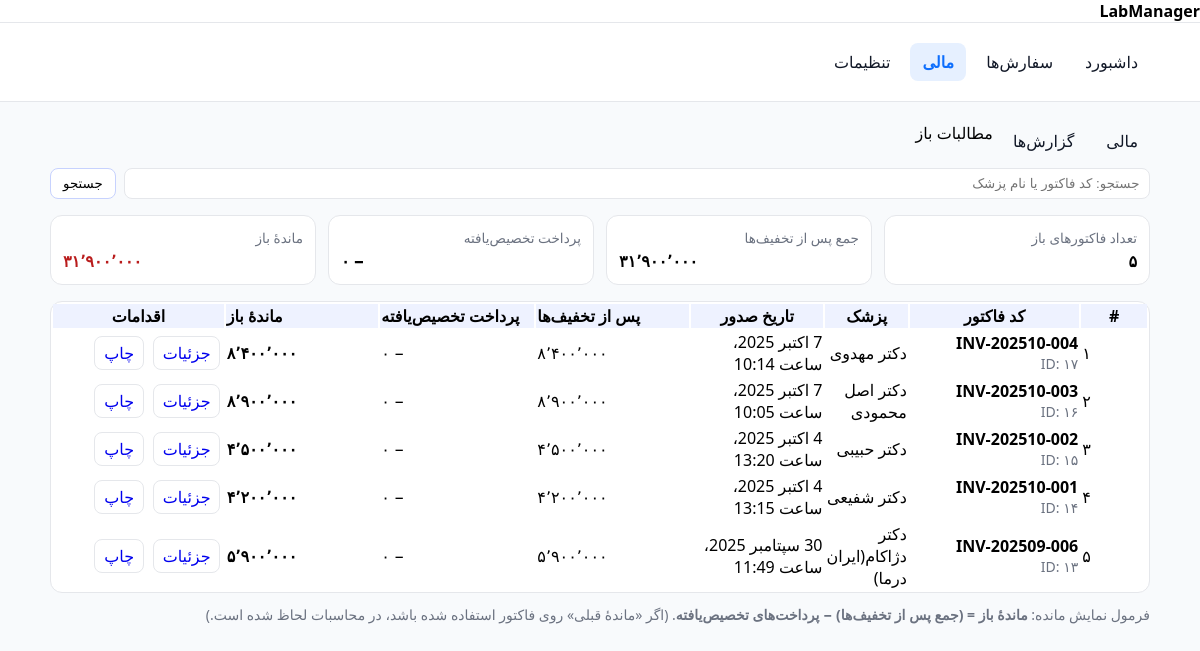
Screenshot of /billing/reports/open/ (signed in) with the database file from the repository.
### billing/models.py (models this page shows, shortened)
class Invoice(models.Model):
    class Status(models.TextChoices):
        DRAFT   = 'draft',   'Draft'
        ISSUED  = 'issued',  'Issued'
        PARTIAL = 'partial', 'Partial Paid'
        PAID    = 'paid',    'Paid'
    doctor = models.ForeignKey('core.Doctor', on_delete=models.PROTECT,
                               related_name='invoices', null=True, blank=True)
    code         = models.CharField(max_length=32, unique=True, blank=True)
    period_from  = models.DateField(null=True, blank=True)
    period_to    = models.DateField(null=True, blank=True)
    subtotal          = models.DecimalField(max_digits=14, decimal_places=2, default=Decimal('0.00'))
    previous_balance  = models.DecimalField(max_digits=14, decimal_places=2, default=Decimal('0.00'))
    payments_applied  = models.DecimalField(max_digits=14, decimal_places=2, default=Decimal('0.00'))
    grand_total       = models.DecimalField(max_digits=14, decimal_places=2, default=Decimal('0.00'))
    amount_due        = models.DecimalField(max_digits=14, decimal_places=2, default=Decimal('0.00'))
    status    = models.CharField(max_length=12, choices=Status.choices, default=Status.DRAFT)
    issued_at = models.DateTimeField(null=True, blank=True)
    notes     = models.TextField(blank=True)
    created_at = models.DateTimeField(auto_now_add=True)
    updated_at = models.DateTimeField(auto_now=True)
    class Meta:
        indexes = [
            models.Index(fields=['doctor']),
            models.Index(fields=['status']),
            models.Index(fields=['issued_at']),
        ]
        ordering = ['-issued_at', '-created_at']
    def recompute_totals(self):
        subtotal = self.lines.annotate(
            line_calc=ExpressionWrapper(
                F('unit_count') * F('unit_price'),
                output_field=DecimalField(max_digits=14, decimal_places=2)
            )
        ).aggregate(s=Coalesce(Sum('line_calc'), Decimal('0')))['s']
        grand_total = self.lines.aggregate(
            s=Coalesce(Sum('line_total'), Decimal('0'))
        )['s']
        self.subtotal = subtotal
        self.grand_total = grand_total
        self.amount_due = grand_total
        self.save(update_fields=['subtotal', 'grand_total', 'amount_due'])

### core/models.py (models this page shows)
class Doctor(models.Model):
    name   = models.CharField(max_length=120, unique=True, verbose_name="نام دکتر/مطب")
    clinic = models.CharField(max_length=150, blank=True, verbose_name="کلینیک/آدرس کوتاه")
    phone  = models.CharField(max_length=50, blank=True, verbose_name="تلفن")
    code   = models.CharField(max_length=30, blank=True, verbose_name="کد داخلی/ارجاع")
    created_at = models.DateTimeField(auto_now_add=True)
    updated_at = models.DateTimeField(auto_now=True)
    class Meta:
        verbose_name = "دکتر"
        verbose_name_plural = "دکترها"
        ordering = ["name"]
    def __str__(self):
        return self.name

### billing/views.py (the view)
# urls.py: path("reports/open/", OpenInvoicesReportView.as_view(), name="report_open_invoices"),
@method_decorator(login_required, name='dispatch')
class OpenInvoicesReportView(View):
    def get(self, request: HttpRequest) -> HttpResponse:
        from decimal import Decimal
        from billing.models import Invoice
        issued_val = getattr(Invoice.Status, 'ISSUED', 'issued')
        qs = (
            Invoice.objects
            .filter(status=issued_val)
            .select_related('doctor')
            .prefetch_related('lines')
            .order_by('-issued_at', '-id')
        )
        q = (request.GET.get('q') or '').strip()
        if q:
            qs = qs.filter(Q(code__icontains=q) | Q(doctor__name__icontains=q))
        invoices = []
        sum_total = Decimal('0')
        sum_alloc = Decimal('0')
        sum_due   = Decimal('0')
        for inv in qs:
            try:
                inv.recompute_totals()
            except Exception:
                pass
            d = _compute_display_totals(inv)
            due = d['amount_due'] or Decimal('0')
            if due > 0:
                inv.total_amount_display = d['total_amount']
                inv.allocated_display    = d['allocated']
                inv.outstanding_display  = due
                invoices.append(inv)
                sum_total += d['total_amount'] or Decimal('0')
                sum_alloc += d['allocated'] or Decimal('0')
                sum_due   += due
        ctx = {
            "invoices": invoices,
            "q": q,
            "sum_total": sum_total,
            "sum_alloc": sum_alloc,
            "sum_due": sum_due,
            "count": len(invoices),
        }
        return render(request, "billing/report_open_invoices.html", ctx)

### billing/views.py (called while the page is built)
def _alloc_field_name():
    try:
        from billing.models import PaymentAllocation
        names = {f.name for f in PaymentAllocation._meta.get_fields()}
        if 'amount' in names:
            return 'amount'
        if 'amount_allocated' in names:
            return 'amount_allocated'
    except Exception:
        pass
    return None

### core/templatetags/num_extras.py (called while the page is built)
def _normalize_num(value) -> str:
    if value is None:
        return ""
    return str(value).strip().translate(TRANS)

@register.filter(name="commas")
def commas(value):
    s = _normalize_num(value)
    if s == "":
        return ""
    try:
        n_int = int(Decimal(s))
        return f"{n_int:,}"
    except (InvalidOperation, ValueError, TypeError):
        return value

@register.filter(name="commas_fa")
def commas_fa(value):
    res = commas(value)
    try:
        return str(res).replace(",", "٬")
    except Exception:
        return res

@register.filter(name="digits_fa")
def digits_fa(value):
    if value is None:
        return ""
    return str(value).translate(FA_DIGITS)

@register.filter(name="money_fa")
def money_fa(value):
    return digits_fa(commas_fa(value))

@register.filter(name="int_fa")
def int_fa(value):
    try:
        n = int(Decimal(_normalize_num(value)))
        return f"{n:,}".replace(",", "٬").translate(FA_DIGITS)
    except Exception:
        return digits_fa(value)

### billing/templates/billing/report_open_invoices.html (shortened to what this page needs)
{% extends "base_user_panel.html" %}
{% load num_extras %}
{% load jalali_tags %}
{% block subtabs %}
  <ul class="nav nav-pills mb-3">
    <li class="nav-item"><a class="nav-link" href="{% url 'billing:financial_home' %}">مالی</a></li>
    <li class="nav-item"><a class="nav-link" href="{% url 'billing:reports_home' %}">گزارش‌ها</a></li>
    <li class="nav-item"><span class="nav-link active">مطالبات باز</span></li>
  </ul>
{% endblock %}
{% block content %}
  <form method="get" class="searchbar">
    <input type="text" name="q" value="{{ q }}" placeholder="جستجو: کد فاکتور یا نام پزشک">
    <button class="btn primary">جستجو</button>
  </form>
  <div class="summary">
    <div class="tile">
      <div class="k">تعداد فاکتورهای باز</div>
      <div class="v">{{ count|default:0|int_fa }}</div>
    </div>
    <div class="tile">
      <div class="k">جمع پس از تخفیف‌ها</div>
      <div class="v num">{{ sum_total|default:0|money_fa }}</div>
    </div>
    <div class="tile">
      <div class="k">پرداخت تخصیص‌یافته</div>
      <div class="v num">− {{ sum_alloc|default:0|money_fa }}</div>
    </div>
    <div class="tile">
      <div class="k">ماندهٔ باز</div>
      <div class="v num" style="color:#b91c1c">{{ sum_due|default:0|money_fa }}</div>
    </div>
  </div>
  <div class="card">
    <div class="card-body" style="padding:0">
      <div class="table-responsive">
        <table class="table table-striped table-hover align-middle mb-0">
          <thead>
            <tr>
              <th style="width:70px">#</th>
              <th style="width:180px">کد فاکتور</th>
              <th>پزشک</th>
              <th style="width:140px">تاریخ صدور</th>
              <th class="num" style="width:160px">پس از تخفیف‌ها</th>
              <th class="num" style="width:160px">پرداخت تخصیص‌یافته</th>
              <th class="num" style="width:160px">ماندهٔ باز</th>
              <th style="width:180px">اقدامات</th>
            </tr>
          </thead>
          <tbody>
            {% if invoices %}
              {% for inv in invoices %}
                <tr>
                  <td class="num">{{ forloop.counter|int_fa }}</td>
                  <td>
                    {% if inv.code %}<strong>{{ inv.code }}</strong>{% else %}<span class="muted">—</span>{% endif %}
                    <div class="muted small">ID: {{ inv.id|int_fa }}</div>
                  </td>
                  <td>
                    {% if inv.doctor %}{{ inv.doctor }}{% else %}<span class="muted">—</span>{% endif %}
                  </td>
                  <td>
                    {% if inv.issued_at %}{{ inv.issued_at|to_jalali:"%Y/%m/%d" }}{% else %}<span class="muted">—</span>{% endif %}
                  </td>
                  <td class="num">{{ inv.total_amount_display|default:0|money_fa }}</td>
                  <td class="num">− {{ inv.allocated_display|default:0|money_fa }}</td>
                  <td class="num"><strong>{{ inv.outstanding_display|default:0|money_fa }}</strong></td>
                  <td class="actions">
                    <a href="{% url 'billing:invoice_detail' inv.id %}">جزئیات</a>
                    <a href="{% url 'billing:invoice_print' inv.id %}" target="_blank" rel="noopener">چاپ</a>
                  </td>
                </tr>
              {% endfor %}
            {% else %}
              <tr><td colspan="8" class="text-center muted py-4">هیچ فاکتور بازی یافت نشد.</td></tr>
            {% endif %}
          </tbody>
        </table>
      </div>
    </div>
  </div>
  <p class="muted small" style="margin-top:.75rem">
    فرمول نمایش مانده: <strong>ماندهٔ باز = (جمع پس از تخفیف‌ها) − پرداخت‌های تخصیص‌یافته</strong>.
    (اگر «ماندهٔ قبلی» روی فاکتور استفاده شده باشد، در محاسبات لحاظ شده است.)
  </p>
{% endblock %}

### templates/base_user_panel.html (style rules this page uses)
:root { --c-border:#e5e7eb;--c-bg:#fff;--c-muted:#6b7280;--c-active:#0d6efd; }
body { margin:0;background:#f8fafc;font-family:system-ui,-apple-system,Segoe UI,Roboto,"Noto Sans",Tahoma; }
.nav { display:flex;gap:.5rem;list-style:none;margin:0;padding:.25rem 0; }
.nav a { display:inline-block;padding:.5rem .75rem;border-radius:.5rem;text-decoration:none;color:#111827; }
.card { background:var(--c-bg);border:1px solid var(--c-border);border-radius:.75rem; }
.card-body { padding:1rem; }
.small { font-size:.875rem;color:var(--c-muted); }

### billing/templates/billing/report_open_invoices.html (style rules this page uses)
.muted { color:#6b7280 }
.summary { display:grid;grid-template-columns:repeat(auto-fit,minmax(180px,1fr));gap:.75rem;margin-bottom:1rem }
.tile { border:1px solid #e5e7eb;border-radius:.75rem;background:#fff;padding:.75rem }
.tile .k { font-size:.85rem;color:#6b7280 }
.tile .v { font-weight:800;margin-top:.15rem }
.table thead th { background:#eef2ff }
.num { text-align:end;font-variant-numeric:tabular-nums }
.actions a { display:inline-block;margin-inline:.15rem;text-decoration:none;border:1px solid #e5e7eb;border-radius:.5rem;padding:.3rem .55rem }
.searchbar { display:flex;gap:.5rem;flex-wrap:wrap;margin:.25rem 0 1rem }
.searchbar input { flex:1 1 260px;border:1px solid #e5e7eb;border-radius:.5rem;padding:.45rem .6rem }
.btn { border:1px solid #e5e7eb;border-radius:.5rem;padding:.45rem .75rem;background:#fff }
.btn.primary { border-color:#c7d2fe }

### rows the page displays
Invoice: code "INV-202510-004", id "۱۷", doctor "دکتر مهدوی", issued_at|to_jalali "7 اکتبر 2025، ساعت 10:14", total_amount_display "۸٬۴۰۰٬۰۰۰", allocated_display "۰", outstanding_display "۸٬۴۰۰٬۰۰۰"
Invoice: code "INV-202510-003", id "۱۶", doctor "دکتر اصل محمودی", issued_at|to_jalali "7 اکتبر 2025، ساعت 10:05", total_amount_display "۸٬۹۰۰٬۰۰۰", allocated_display "۰", outstanding_display "۸٬۹۰۰٬۰۰۰"
Invoice: code "INV-202510-002", id "۱۵", doctor "دکتر حبیبی", issued_at|to_jalali "4 اکتبر 2025، ساعت 13:20", total_amount_display "۴٬۵۰۰٬۰۰۰", allocated_display "۰", outstanding_display "۴٬۵۰۰٬۰۰۰"
Invoice: code "INV-202510-001", id "۱۴", doctor "دکتر شفیعی", issued_at|to_jalali "4 اکتبر 2025، ساعت 13:15", total_amount_display "۴٬۲۰۰٬۰۰۰", allocated_display "۰", outstanding_display "۴٬۲۰۰٬۰۰۰"
Invoice: code "INV-202509-006", id "۱۳", doctor "دکتر دژاکام(ایران درما)", issued_at|to_jalali "30 سپتامبر 2025، ساعت 11:49", total_amount_display "۵٬۹۰۰٬۰۰۰", allocated_display "۰", outstanding_display "۵٬۹۰۰٬۰۰۰"

### other values shown
{{ lab_profile.name|default:"LabManager" }} "LabManager"
{{ count|default:0|int_fa }} "۵"
{{ sum_total|default:0|money_fa }} "۳۱٬۹۰۰٬۰۰۰"
{{ sum_alloc|default:0|money_fa }} "۰"
{{ sum_due|default:0|money_fa }} "۳۱٬۹۰۰٬۰۰۰"
